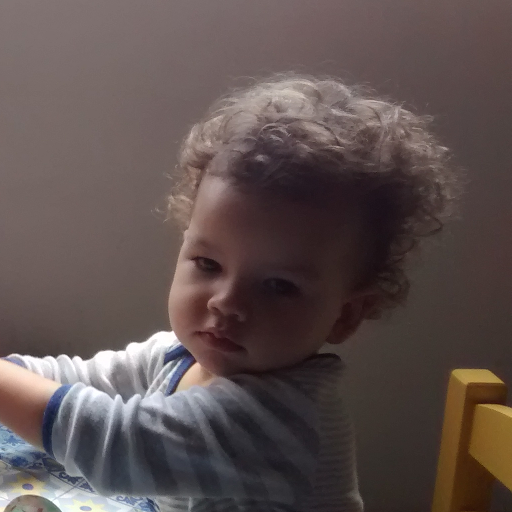
#> input picture Trabalho 1/VisaoTrab1.tiff, 512 x 512 px
$ jupyter execute Ex1.ipynb   (shell and % lines are left out)
#> lines starting #> are read from the running program, lines starting #| are printed output that depends on the picture; long printed decimals are rounded
# EX1

Formatação é um probelma classifico no universo de visão computacional, pois imagens por padrão aprensentam uma grande quantidade de informação de intensiadedes, aspectos de cor, e por as vezes se tratarem de uma grande quantidade de pixels o problema fica do tamanho desses arquivos fica cada vez maior. Por isso existem diversos tipos de formatos para imagem cada um com um contexto onde melhor se aplica.

[cell 1]

import numpy as np
import cv2
import os
import matplotlib.pyplot as plt
import numpy as np
import matplotlib as mpl

[cell 2]
def saveJPEG(path, image, jpg_quality):
    cv2.imwrite(path, image, [int(cv2.IMWRITE_JPEG_QUALITY), jpg_quality])

[cell 3]
def saveTIFF(path,image):
    cv2.imwrite(path, image)

[cell 4]
def calculaErro(img, img2):
    return ((img - img2) ** 2).mean()

[cell 5]
def calculaTamanho(path):
    return os.path.getsize(path)

[cell 6]
imgname = 'VisaoTrab1'

img = cv2.imread(imgname + '.tiff',1)
#> img is the input picture: shape (512, 512, 3); mean B, G, R 78.9, 80.6, 93.8
tamanho_img = calculaTamanho(imgname + '.tiff')

## JPEG

[cell 7]
qualities = [10,50,90]
for q in qualities:
    outpath_jpeg = imgname + '_' + str(q) + '.jpeg'
    saveJPEG(outpath_jpeg,img,q)
    img_jpeg = cv2.imread(outpath_jpeg,1)
    print("O erro da imagem JPEG com qualidade {} foi de {}, e tamanho {} bytes".
          format(q, calculaErro(img, img_jpeg), calculaTamanho(outpath_jpeg)))
#| O erro da imagem JPEG com qualidade 10 foi de 40.229, e tamanho 6823 bytes

Com as imagens JPEG podemos perceber que ao aumentarmos a qualidade também aumentamos seu tamanho, isso porque estamos salvando mais informação no arquivo, conseqentemente mais bytes.

Também notamos que o erro médio cai a medida que aumentamos a qualidade, isso porque temos a informação sobre mais pixels e assim temos uma imagem mais fiel.

## TIFF

[cell 8]
outpath_tiff = imgname + '_tiff_novo' + '.tiff'
saveTIFF(outpath_tiff,img)
img_tiff = cv2.imread(outpath_tiff,1)
print("O erro da imagem TIFF foi de {}, e tamanho {} bytes".
    format(calculaErro(img, img_jpeg), calculaTamanho(outpath_tiff)))
#| O erro da imagem TIFF foi de 3.392, e tamanho 319654 bytes
print("A imagem original tem {} bytes".format(tamanho_img))

O erro medio apresentado pela imagem salva utilizando o formato TIFF foi 0, isso porque esse formato permite armazenar a imagem sem perda de qualidade e informação.

E devido a compressão LZW podemos perceber uma redução de mais de 50% no tamanho da imagem.

## TIFF VS JPEG

O formato TIFF é um formato mais complexo e requer muito mais informação do que o padrão JPEG, uma vez que é capaz de armazenar informações sem perda, porem o arquivo.tiff acaba tendo 10x mais bytes do que um JPEG com 90% de qualidade.

Porém o formato JPEG sempre resulta em perda de qualidade da imagem e isso deve ser sempre lembrado quando utilizar esse formato.

O formato TIFF é ideal para objetivos onde qualidade é essencial e memória está presente em grande escala, porém caso se não houver necessidade de uma qualidade impecável, o formato JPEG apresenta resultados excelentes com uma fração do tamanho

# EX2

Para aplicar o filtro de gama, iremos operar sobre o brilho da imagem, por isso o formato HSV ira ser bastante util, pois o V é o coeficiente de brilho do pixel.

Além disso o openCV utiliza a escala 0-255 para intensidade, a fim de aplicar corretamente o filtro, e evitar saturação devemos normalizar os valores.

Com os valores normalizados podemos elevar o brilho ao gama para todos os pixel.

Com os novos valores de brilho, basta agora transformar a imagem para o padrão BGR do openCV e teremos uma imagem nova com o gama corrigido.

[cell 9]
def histograma(img):
    mpl.rc("savefig", dpi = 150)
    rows, cols, aux = img.shape
    hist, bins = np.histogram(img , range =(0,256), bins =64)
    hist = hist / float(rows*cols)
    center = (bins [:-1] + bins [1:])/ 2
    plt.bar(center , hist ,color='m', width =4)
    plt.xlim ([0 ,256])
    plt.ylim ([0 ,0.1])
    plt.ylabel('$p(f(x,y))$', fontsize =16)
    plt.xlabel('Intensidade ', fontsize =16)
    m_y = 0.005
    m = np.mean(img)
    s = np.std(img)
    plt.plot(m, m_y , "ko")
    plt.plot([m - s, m + s], [m_y] * 2, "k--");
    plt.savefig('jimiOrigHist.eps')
    plt.show()
    print  ('\nMedia: ', np.mean(img))
    print  ('Desvio Padrao: ',np.std(img))

[cell 10]
def aplica_filtro_gama(img, gamma):

#> called with gamma = 0.5
    hsv = cv2.cvtColor(img, cv2.COLOR_BGR2HSV)
#> hsv: shape (512, 512, 3); mean H, S, V 47.5, 55.1, 95.4
    v = hsv[:, :,2]
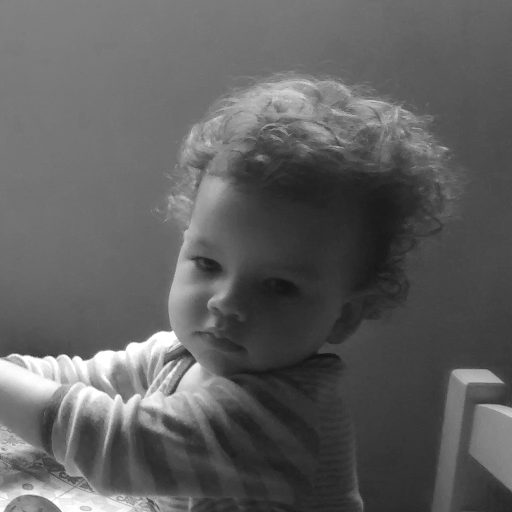
#> v: shape (512, 512); min 18, max 255, mean 95.4
    v_double = v / 255
    v_double_gama = v_double ** gamma
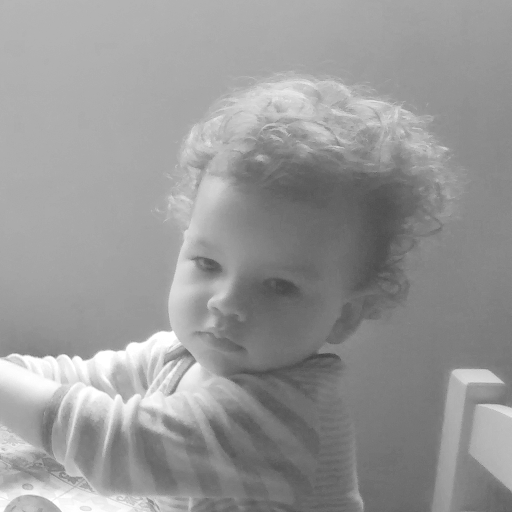
#> v_double_gama: shape (512, 512) float64; min 0.266, max 1, mean 0.597
    v_gama = v_double_gama * 255
    hsv[:, :, 2] = v_gama
#> hsv: shape (512, 512, 3); mean H, S, V 47.5, 55.1, 151.7

    return cv2.cvtColor(hsv, cv2.COLOR_HSV2BGR)
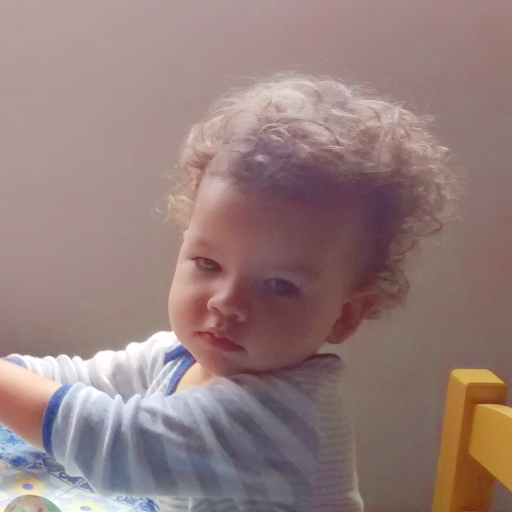
#> returned value: shape (512, 512, 3); mean B, G, R 124, 126, 149.2

Para aplicar a corregir a luminancia no rosto do bebe, devemos aplicar um filtro de gama > 1, pois com isso a parte escura do rosto do bebe, tera seu constraste ampliado e será mais visivel.

[cell 11]
gamma = 0.5
img_gama = aplica_filtro_gama(img,gamma)
cv2.imwrite(imgname + "_correcao_gama.tiff", img_gama)
#> Out = True

[cell 12]
histograma(img)
#> in histograma, `hist, bins = np.histogram(img , range =(0,256), bins =64)`: hist = 64 values, max 40177 at index 24, min 18 at index 0, mean 12288; bins = 65 values from 0 to 256
#> in histograma, `hist = hist / float(rows*cols)`: hist = 64 values, max 0.153 at index 24, min 6.87e-05 at index 0, mean 0.0469
#> in histograma, `center = (bins [:-1] + bins [1:])/ 2`: center = 64 values from 2 to 254
#> in histograma, `m = np.mean(img)`: m = 84.45
#> in histograma, `s = np.std(img)`: s = 42.19
#> in histograma, `plt.savefig('jimiOrigHist.eps')`:
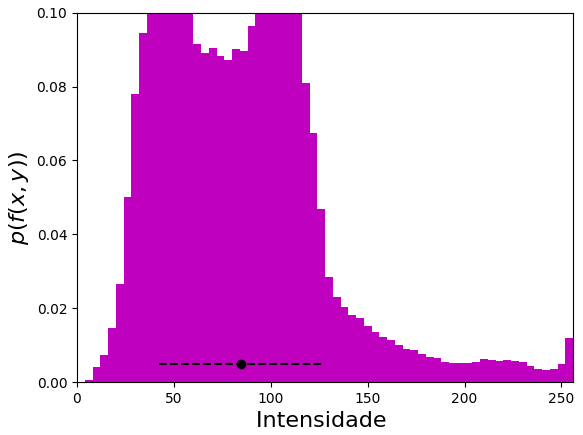
#> figure drawn by matplotlib, 1 panel; tallest bar 0.153 high, from x = 96 to 100
#| Media:  84.447
#| Desvio Padrao:  42.194

[cell 13]
histograma(img_gama)
#> in histograma (call 2), `hist, bins = np.histogram(img , range =(0,256), bins =64)`: hist = 64 values, max 41933 at index 36, min 12 at index 0, mean 12288
#> in histograma (call 2), `hist = hist / float(rows*cols)`: hist = 64 values, max 0.16 at index 36, min 4.58e-05 at index 0, mean 0.0469
#> in histograma (call 2), `m = np.mean(img)`: m = 133.1
#> in histograma (call 2), `s = np.std(img)`: s = 38.87
#> in histograma (call 2), `plt.savefig('jimiOrigHist.eps')`:
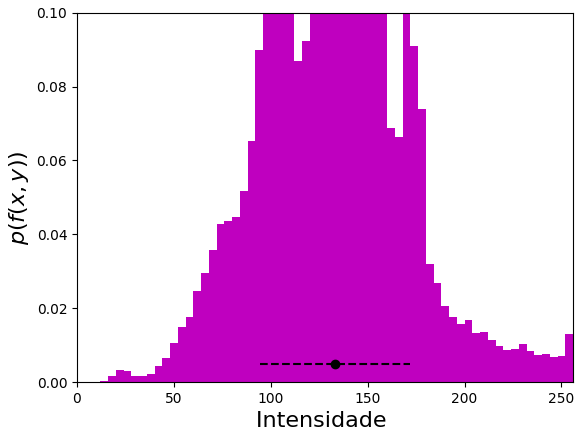
#> figure drawn by matplotlib, 1 panel; tallest bar 0.16 high, from x = 144 to 148
#| Media:  133.079
#| Desvio Padrao:  38.875
